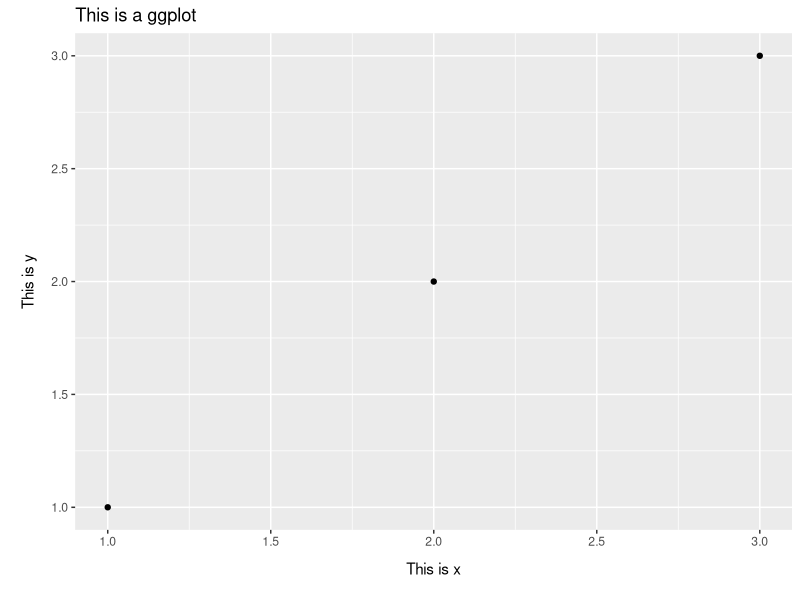

Write the R code that produced this figure.
library(ggplot2)
df <- data.frame(x = 1:3, y = 1:3)
base <- ggplot(df, aes(x, y)) + geom_point()
base_t <- base + labs(title = "This is a ggplot") + xlab("This is x") + ylab("This is y")
base_t + theme(axis.title.y  = element_text(margin = margin(r = 10, l=10)))+
   theme(axis.title.x  = element_text(margin = margin(t = 10, b=10)))
